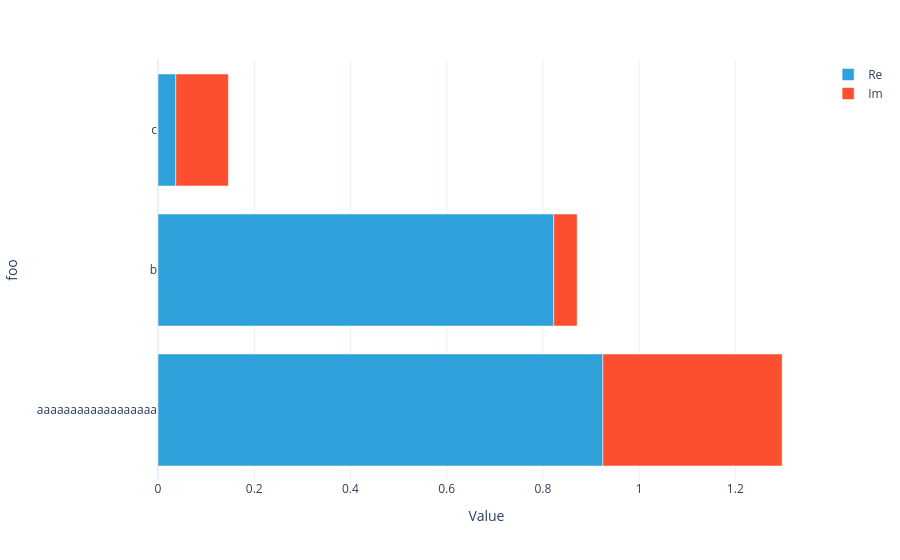

Notebook source saved alongside this figure:
### Code cell
(U1 + U2).visualize()

### Figure 1 — Plotly figure (JSON) as saved in the notebook; plotly's stock layout.template omitted (floating-point values rounded to 4 significant figures)
{"data": [{"hovertemplate": "Part=Re<br>Value=%{x}<br>foo=%{y}<extra></extra>", "legendgroup": "Re", "marker": {"color": "#2fa1da", "pattern": {"shape": ""}}, "name": "Re", "orientation": "h", "showlegend": true, "textposition": "auto", "type": "bar", "x": [0.9247, 0.8226, 0.03697], "xaxis": "x", "y": ["aaaaaaaaaaaaaaaaaa", "b", "c"], "yaxis": "y"}, {"hovertemplate": "Part=Im<br>Value=%{x}<br>foo=%{y}<extra></extra>", "legendgroup": "Im", "marker": {"color": "#fb4f2f", "pattern": {"shape": ""}}, "name": "Im", "orientation": "h", "showlegend": true, "textposition": "auto", "type": "bar", "x": [0.3727, 0.0487, 0.1093], "xaxis": "x", "y": ["aaaaaaaaaaaaaaaaaa", "b", "c"], "yaxis": "y"}], "layout": {"barmode": "relative", "legend": {"title": {}, "tracegroupgap": 0}, "margin": {"t": 60}, "xaxis": {"anchor": "y", "domain": [0, 1], "title": {"text": "Value"}}, "yaxis": {"anchor": "x", "domain": [0, 1], "title": {"text": "foo"}}}}
